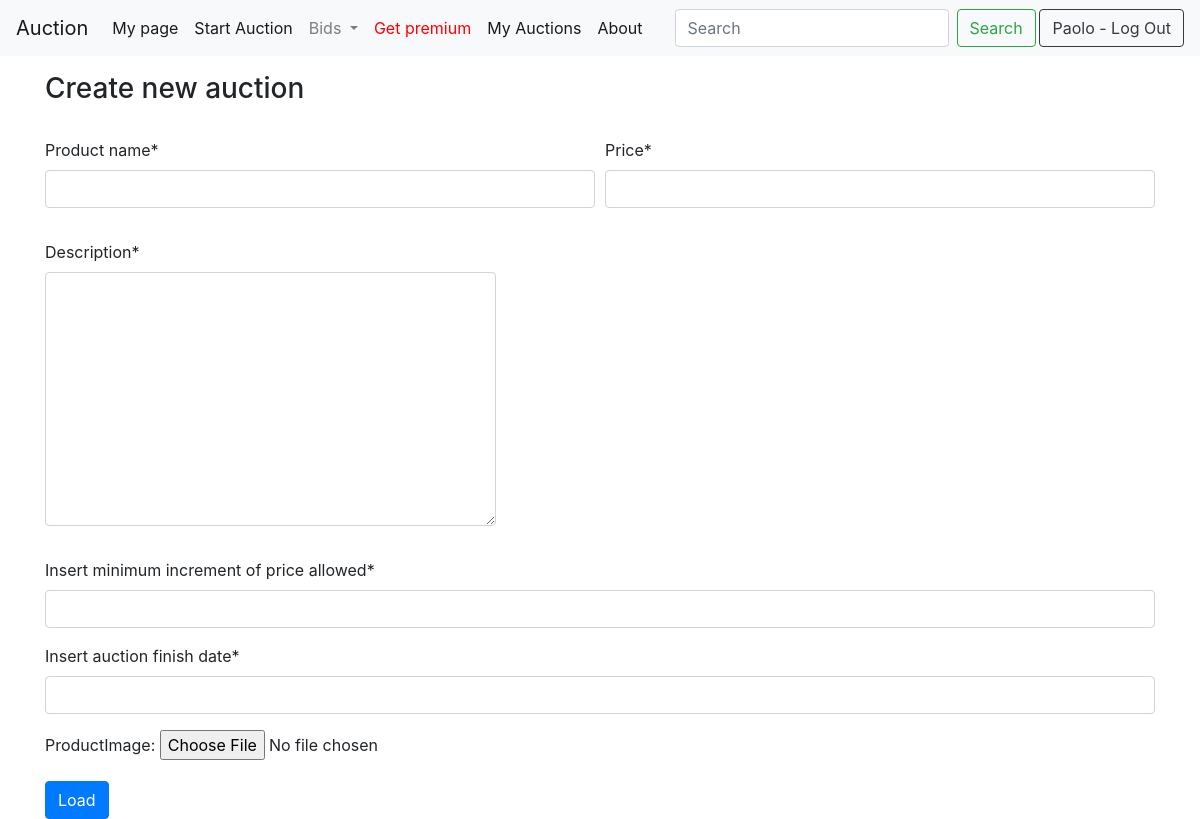
Before: /users/create_auction/ (signed in) with the older database file.
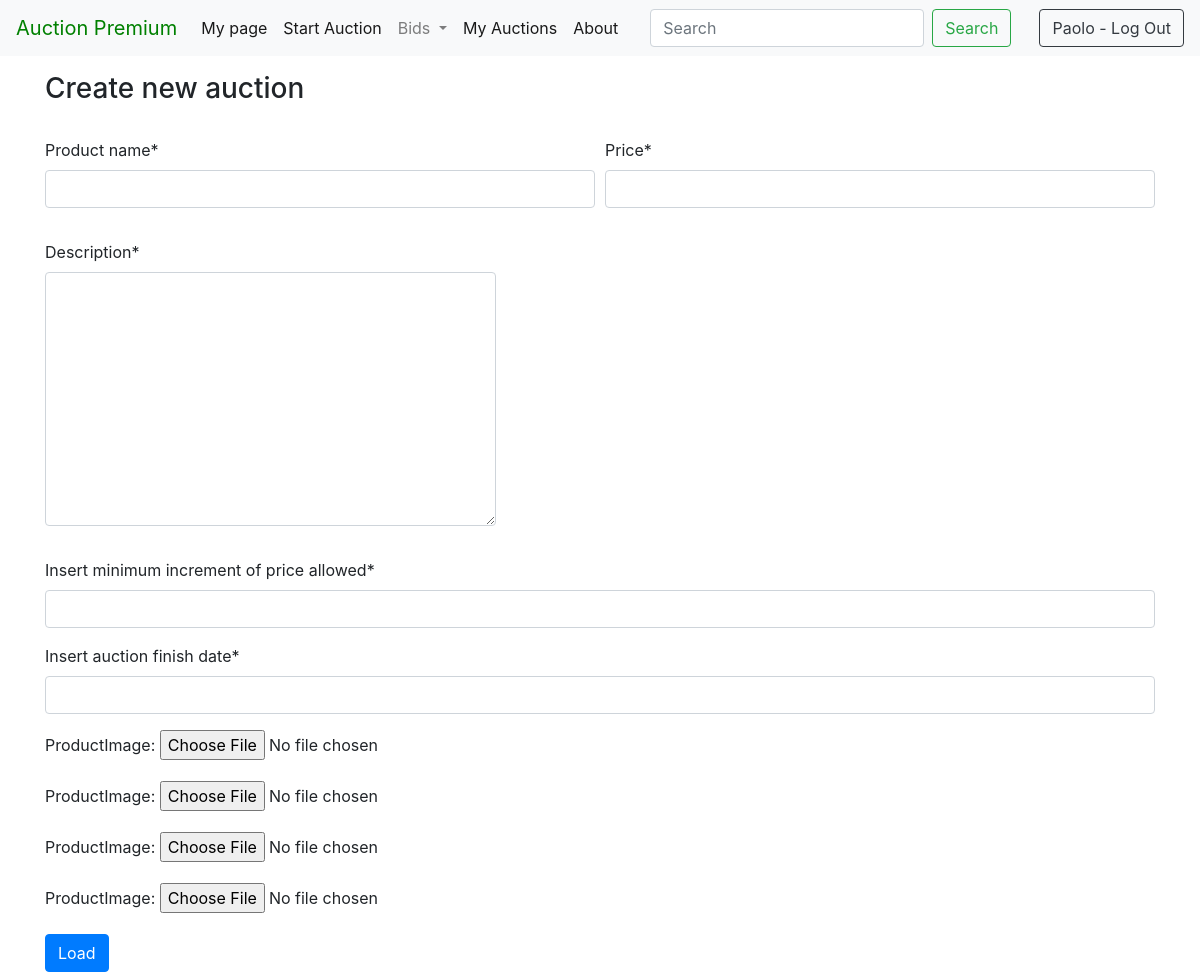
After: the same page with the newer database file.
### users/views.py (the view, shortened to what this page needs)
# urls.py: path('create_auction/',views.new_auction_page, name = 'create-auction'),
@login_required
def new_auction_page(request):
    extra = 4 if request.user.is_premium else 1
    ImageFormset = modelformset_factory(ProductImage, fields=('image',),extra=extra)
    form = new_auction_form(request.POST or None)
    formset = ImageFormset(request.POST or None, request.FILES or None)
    try:
        prof = Profile.objects.get(user=request.user)
    except:
        messages.warning(request, 'You have to provide your information before you start an auction')
        url = reverse('profileit')
        return redirect(url)
    NumeroProdottiPerCliente = Product.objects.filter(profile=prof).count()
    print(NumeroProdottiPerCliente)
    if NumeroProdottiPerCliente >= 3 and not request.user.premium:
        return render(request, "users/credit_card.html", {})
    if request.method == 'GET':
        formset = ImageFormset(queryset=ProductImage.objects.none())
    context = {
        "form": form, "formset":formset
    }
    return render(request, "users/new_auction.html", context)

### users/forms.py
class new_auction_form(forms.Form):
    name    = forms.CharField(label='Product name')
    description  = forms.CharField(widget=forms.Textarea)
    price      = forms.DecimalField(decimal_places=2,max_digits=10)
    min_increment  = forms.DecimalField(decimal_places=2,max_digits=10,label='Insert minimum increment of price allowed')
    end_date = forms.DateField(widget=DateInput(), label='Insert auction finish date')

### users/models.py (called while the page is built)
    @property
    def is_premium(self):
        return self.premium

### users/templates/users/new_auction.html (shortened to what this page needs)
{% extends 'base.html' %}
{% load static %}
{% load crispy_forms_tags %}
{% load crispy_forms_filters %}
{% block head %}
<link rel="stylesheet" href="http://code.jquery.com/ui/1.11.0/themes/smoothness/jquery-ui.css">
{% endblock %}
{% block content %}
    <h3>Create new auction</h3>
    <br>
    <form method="post" autocomplete="off" enctype="multipart/form-data">{% csrf_token %}
        <div class="form-row">
            <div class="form-group col-md-6">
                {{ form.name | as_crispy_field }}
            </div>
            <div class="form-group  mb-3 col-md-6">
                {{ form.price | as_crispy_field }}
            </div>
        </div>
        <div class="input-group mb-3">
            <div class="input-group-prepend">
                {{ form.description | as_crispy_field }}
            </div>
        </div>
        <div class="form-group  md-6">
            {{ form.min_increment | as_crispy_field }}
        </div>
                <div class="form-group  md-6">
            {{ form.end_date | as_crispy_field}}
        </div>
        {{ formset.as_p }}
        <button type="submit" class="btn btn-primary">Load</button>
    </form>
{% endblock %}

### templates/base.html (shortened to what this page needs)
{% load static %}
<!doctype html>
<html lang="en">
<head>
    <link rel="stylesheet" href="https://use.fontawesome.com/releases/v5.5.0/css/all.css"
>
    <link rel="stylesheet"
          href="https://stackpath.bootstrapcdn.com/bootstrap/4.4.1/css/bootstrap.min.css"
>
    {% block head %}
    {% endblock %}
</head>
<body>
<nav class="navbar navbar-expand-lg navbar-light bg-light">
    {% if user.is_premium %}
        <a class="navbar-brand" href="{% url 'home' %}" style="color:Green;">Auction Premium</a>
    {% else %}
        <a class="navbar-brand" href="{% url 'home' %}">Auction</a>
    {% endif %}
    <div class="collapse navbar-collapse" id="navbarSupportedContent">
        <ul class="navbar-nav mr-auto">
            {% if user.is_authenticated %}
                <li class="nav-item active">
                    <a class="nav-link" href="{% url 'profileit' %}">My page <span class="sr-only">(current)</span></a>
                </li>
                <li class="nav-item active">
                    <a class="nav-link" href="{% url 'create-auction' %}">Start Auction </a>
                </li>
                <li class="nav-item dropdown">
                    <a class="nav-link dropdown-toggle" href="#" id="navbarDropdown" role="button"
                       data-toggle="dropdown"
                       aria-haspopup="true" aria-expanded="false">
                        Bids
                    </a>
                </li>
                {% if not user.is_premium %}
                    <li class="nav-item active">
                        <a class="nav-link" href="{% url 'get_premium' %}" style="color:red;">Get premium </a>
                    </li>
                {% endif %}
                <li class="nav-item active">
                <a class="nav-link" href="{% url 'my-auctions' %}">My Auctions <span class="sr-only">(current)</span></a>
            </li>
            {% endif %}
            <li class="nav-item active">
                <a class="nav-link" href="{% url 'about_view' %}">About <span class="sr-only">(current)</span></a>
            </li>
            <form class="form-inline my-2 my-lg-0 ml-4" action="{% url 'search' %}" method="POST"
                  value="{{ request.POST.q }}">{% csrf_token %}
                <input class="form-control mr-sm-2" type="search" placeholder="Search" aria-label="Search" name="q"
                       value="{{ request.POST.q }}">
                <button class="btn btn-outline-success my-2 my-sm-0" type="submit">Search</button>
            </form>
        </ul>
        {% if not user.is_authenticated %}
            <form class="form-inline my-2 my-lg-0">
                <div class=" card-body text-center"><a href="/users/create">Register</a></div>
            </form>
            <form class="form-inline my-2 my-lg-0" action="{% url 'login' %}">
                <button class="btn btn-outline-primary my-2 my-sm-0">Log In</button>
            </form>
        {% else %}
            <form class="form-inline my-2 my-lg-0" action="{% url 'logout' %}">
                <button class="btn btn-outline-dark">{{ user.first_name | capfirst }} - Log Out</button>
            </form>
        {% endif %}
    </div>
</nav>
<div id="site-main-page" class="container mt-n1 mt-md-3">
    {% block content %}
    {% endblock %}
</div>
</body>
</html>

Changed rows visible on the page:
changed User "Paolo": premium False → True (drawn)
Other visible differences:
text no longer shown: "ProductImage: Auction Get premium"
text now shown: "Auction Premium ProductImage: ProductImage: ProductImage: ProductImage:"
